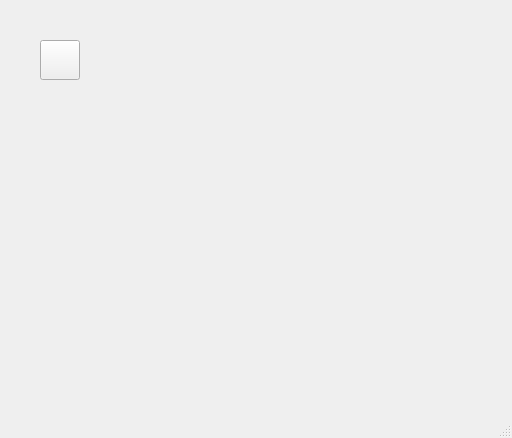
<?xml version="1.0" encoding="UTF-8"?>
<ui version="4.0">
 <class>MainWindow</class>
 <widget class="QMainWindow" name="MainWindow">
  <property name="geometry">
   <rect>
    <x>0</x>
    <y>0</y>
    <width>512</width>
    <height>438</height>
   </rect>
  </property>
  <property name="windowTitle">
   <string>MainWindow</string>
  </property>
  <widget class="QWidget" name="centralwidget">
   <widget class="QPushButton" name="pb">
    <property name="geometry">
     <rect>
      <x>40</x>
      <y>40</y>
      <width>40</width>
      <height>40</height>
     </rect>
    </property>
    <property name="text">
     <string/>
    </property>
    <property name="icon">
     <iconset>
      <normaloff>0.png</normaloff>0.png</iconset>
    </property>
    <property name="iconSize">
     <size>
      <width>40</width>
      <height>40</height>
     </size>
    </property>
   </widget>
  </widget>
  <widget class="QMenuBar" name="menubar">
   <property name="geometry">
    <rect>
     <x>0</x>
     <y>0</y>
     <width>512</width>
     <height>21</height>
    </rect>
   </property>
  </widget>
  <widget class="QStatusBar" name="statusbar"/>
 </widget>
 <resources/>
 <connections/>
</ui>
